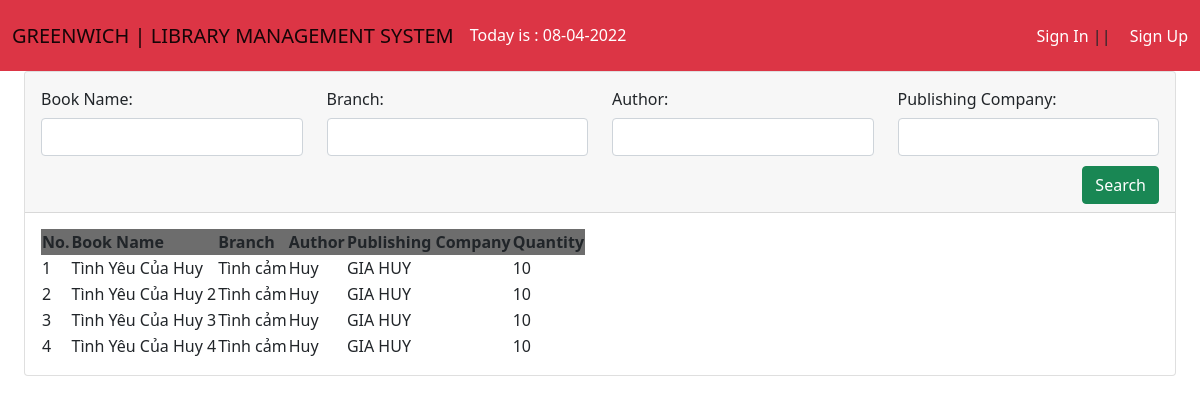
The page / on the database its author committed.
### tables this page shows
CREATE TABLE `book` (
  `id` int(11) NOT NULL,
  `ten` varchar(250) NOT NULL,
  `nganh` varchar(250) NOT NULL,
  `nhaxb` varchar(250) NOT NULL,
  `soluong` int(11) NOT NULL,
  `tacgia` varchar(250) NOT NULL,
  `masach` varchar(250) NOT NULL,
  `status` int(11) NOT NULL
);

### index.php (the view, shortened to what this page needs)
<?php include('admin/inc/connect.php') ?>
<!DOCTYPE html>
<html lang="en">
<head>
    <link href="https://cdn.jsdelivr.net/npm/simple-datatables@latest/dist/style.css" rel="stylesheet" />
    <link href="admin/css/styles.css" rel="stylesheet" />
</head>
<body class="sb-nav-fixed">
    <nav class="navbar navbar-expand-lg navbar-light bg-danger">
        <div class="container-fluid">
            <a class="navbar-brand" href="index.php">GREENWICH | LIBRARY MANAGEMENT SYSTEM</a>
            <div class="collapse navbar-collapse" id="navbarSupportedContent">
                <ul class="navbar-nav me-auto mb-2 mb-lg-0">
                    <li class="nav-item">
                        <?php
                        $today = date("d-m-Y");
                        ?>
                        <p style="color:white;margin-top:15px;margin-right:200px">Today is : <?php echo $today ?></p>
                    </li>
                </ul>
                <div class="d-flex">
                    <div class="nav-item dropdown d-none d-lg-block">
                        <?php if (isset($_SESSION['taikhoan'])) { ?>
                        <a class="nav-link dropdown-toggle text-light" id="navbarDropdown" href="#" role="button"
                            data-bs-toggle="dropdown" aria-expanded="false"><i class="fas fa-user fa-fw"></i>Hello
                            <?php echo $_SESSION['hoten'] ?></a>
                        <ul class="dropdown-menu dropdown-menu-end" aria-labelledby="navbarDropdown">
                            <li><a class="dropdown-item" href="infor.php">Profile</a></li>
                            <li><a class="dropdown-item" href="history.php">History</a></li>
                            <li><a class="dropdown-item" href="overdue.php">Overdue</a></li>
                            <li><a class="dropdown-item" href="logout.php">Logout</a></li>
                            <?php } else { ?>
                            <a style="color:white;margin-top:15px;text-decoration:none" href="login.php">Sign In</a> ||
                            <a style="color:white;margin-top:15px;margin-left : 15px;text-decoration:none"
                                href="register.php">Sign Up</a>
                            <?php } ?>
                    </div>
                </div>
            </div>
        </div>
    </nav>
    <div id="layoutTable">
        <div id="layoutTable_content">
            <main>
                <div class="container-fluid px-4">
                    <div class="card mb-4">
                        <div class="card-header">
                            <form method="GET" action="" id="register-form" class="row"
                                style="justify-content:space-around !important">
                                <div class="register-form col-3">
                                    <label for="category-film" class="col-form-label">Book Name:</label>
                                    <input type="text" class="form-control" id="bn" name="bookname">
                                </div>
                                <div class="register-form col-3">
                                    <label for="category-film" class="col-form-label">Branch:</label>
                                    <input type="text" class="form-control" id="bn" name="branch">
                                </div>
                                <div class="register-form col-3">
                                    <label for="category-film" class="col-form-label">Author:</label>
                                    <input type="text" class="form-control" id="bn" name="author">
                                </div>
                                <div class="register-form col-3">
                                    <label for="category-film" class="col-form-label">Publishing Company:</label>
                                    <input type="text" class="form-control" id="bn" name="pc">
                                    <button type="submit" class="btn btn-success"
                                        style="margin-top:10px; float:right !important">
                                        Search
                                    </button>
                                </div>
                            </form>
                        </div>
                        <div class="card-body">
                            <table id="datatablesSimple">
                                <thead>
                                    <tr style="background-color : #6D6D6D">
                                        <th>No.</th>
                                        <th>Book Name</th>
                                        <th>Branch</th>
                                        <th>Author</th>
                                        <th>Publishing Company</th>
                                        <th>Quantity</th>
                                    </tr>
                                </thead>
                                <tbody>
                                    <?php
                                    $query = "SELECT * FROM `book` WHERE `book`.`soluong` > 0 AND `book`.`status` = 1 ";
                                    $query = $query . " ORDER BY `book`.`id` ASC";
                                    $result = mysqli_query($connect, $query);
                                    $stt = 1;
                                    while ($arUser = mysqli_fetch_array($result, MYSQLI_ASSOC)) {
                                    ?>
                                    <tr>
                                        <td><?php echo $stt ?></td>
                                        <td><?php echo $arUser['ten'] ?></td>
                                        <td><?php echo $arUser['nganh'] ?></td>
                                        <td><?php echo $arUser['tacgia'] ?></td>
                                        <td><?php echo $arUser['nhaxb'] ?></td>
                                        <td><?php echo $arUser['soluong'] ?></td>
                                    </tr>
                                    <?php $stt++;
                                    } ?>
                                </tbody>
                            </table>
                        </div>
                    </div>
                </div>
            </main>
        </div>
    </div>
</body>
</html>

### rows shown on the page
book: ten "Tình Yêu Của Huy", nganh "Tình cảm", tacgia "Huy", nhaxb "GIA HUY", soluong "10"
book: ten "Tình Yêu Của Huy 2", nganh "Tình cảm", tacgia "Huy", nhaxb "GIA HUY", soluong "10"
book: ten "Tình Yêu Của Huy 3", nganh "Tình cảm", tacgia "Huy", nhaxb "GIA HUY", soluong "10"
book: ten "Tình Yêu Của Huy 4", nganh "Tình cảm", tacgia "Huy", nhaxb "GIA HUY", soluong "10"
